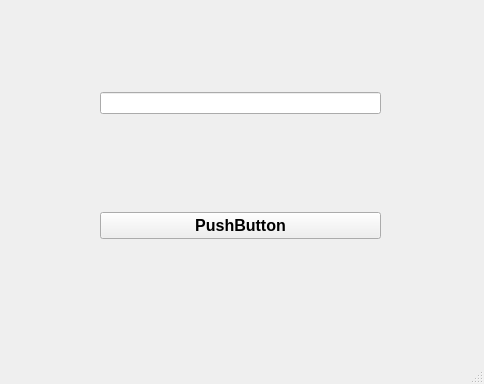
<?xml version="1.0" encoding="UTF-8"?>
<ui version="4.0">
 <class>MainWindow</class>
 <widget class="QMainWindow" name="MainWindow">
  <property name="geometry">
   <rect>
    <x>0</x>
    <y>0</y>
    <width>484</width>
    <height>384</height>
   </rect>
  </property>
  <property name="windowTitle">
   <string>MainWindow</string>
  </property>
  <widget class="QWidget" name="centralwidget">
   <widget class="QWidget" name="gridLayoutWidget">
    <property name="geometry">
     <rect>
      <x>0</x>
      <y>0</y>
      <width>481</width>
      <height>331</height>
     </rect>
    </property>
    <layout class="QGridLayout" name="gridLayout" rowstretch="1,1" columnstretch="0" rowminimumheight="1,1" columnminimumwidth="0">
     <property name="leftMargin">
      <number>100</number>
     </property>
     <property name="rightMargin">
      <number>100</number>
     </property>
     <item row="0" column="0">
      <widget class="QLineEdit" name="textline"/>
     </item>
     <item row="1" column="0">
      <widget class="QPushButton" name="pushButton">
       <property name="font">
        <font>
         <pointsize>12</pointsize>
         <bold>true</bold>
        </font>
       </property>
       <property name="text">
        <string>PushButton</string>
       </property>
      </widget>
     </item>
    </layout>
   </widget>
  </widget>
  <widget class="QMenuBar" name="menubar">
   <property name="geometry">
    <rect>
     <x>0</x>
     <y>0</y>
     <width>484</width>
     <height>26</height>
    </rect>
   </property>
  </widget>
  <widget class="QStatusBar" name="statusbar"/>
 </widget>
 <resources/>
 <connections/>
</ui>
